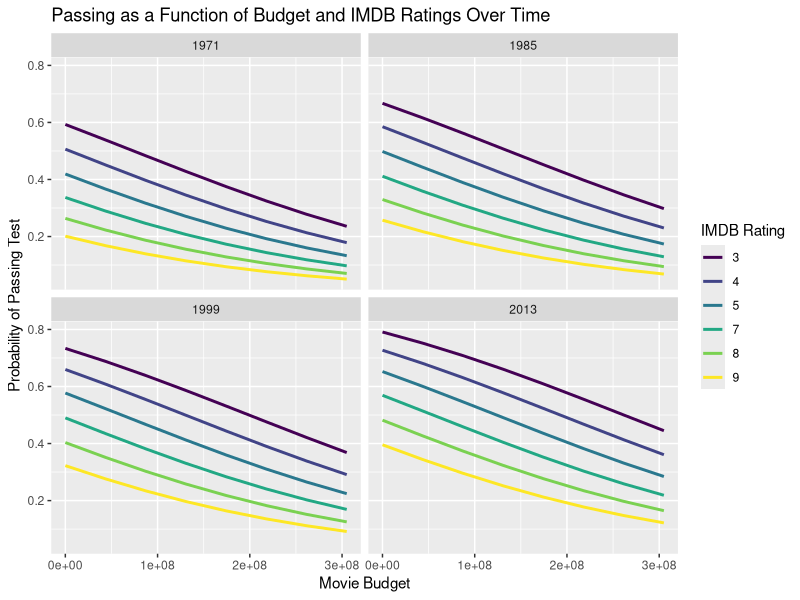

Generate this figure with R:
## ---- chunk 1
library(tidyverse)
library(broom)
movies2 <- read_csv("data/movies_sentiment.csv")
movies2
## ---- chunk 2
movies2 <- movies2 %>% mutate(binary_0 = ifelse(binary == "PASS", 1, 0))

mod_year <- glm(binary_0 ~  budget_2013 +
                  year + 
                  imdb_rating,                   ## I want IMBD rating AND metascore to compare,
             #     metascore,                       ## but should I graph them separately?
                data = movies2, family = "binomial") 
summary(mod_year) 
## ---- chunk 3
library(modelr)
grid <- movies2 |>
  data_grid(
    year = seq_range(year, n = 4),
    binary_0 = c(0, 1),
    imdb_rating = seq_range(imdb_rating, n = 6),
    budget_2013 = seq_range(budget_2013, n = 8),
  #  metascore = seq_range(metascore, n = 4)
    )


aug_year <- augment(mod_year, newdata = grid, se_fit = TRUE)
aug_year <- aug_year |> mutate(.pi = exp(.fitted) / (1 + exp(.fitted)))


ggplot(data = aug_year, aes(x = budget_2013, y = .pi)) +
  geom_line(aes(color = as.factor(round(imdb_rating))), linewidth = 1) +
  facet_wrap(~ year) + 
  labs(y = "Probability of Passing Test",
       x = "Movie Budget",       ## possibly scale the x-axis?
       title = "Passing as a Function of Budget and IMDB Ratings Over Time") +
  scale_color_viridis_d(name = "IMDB Rating")
